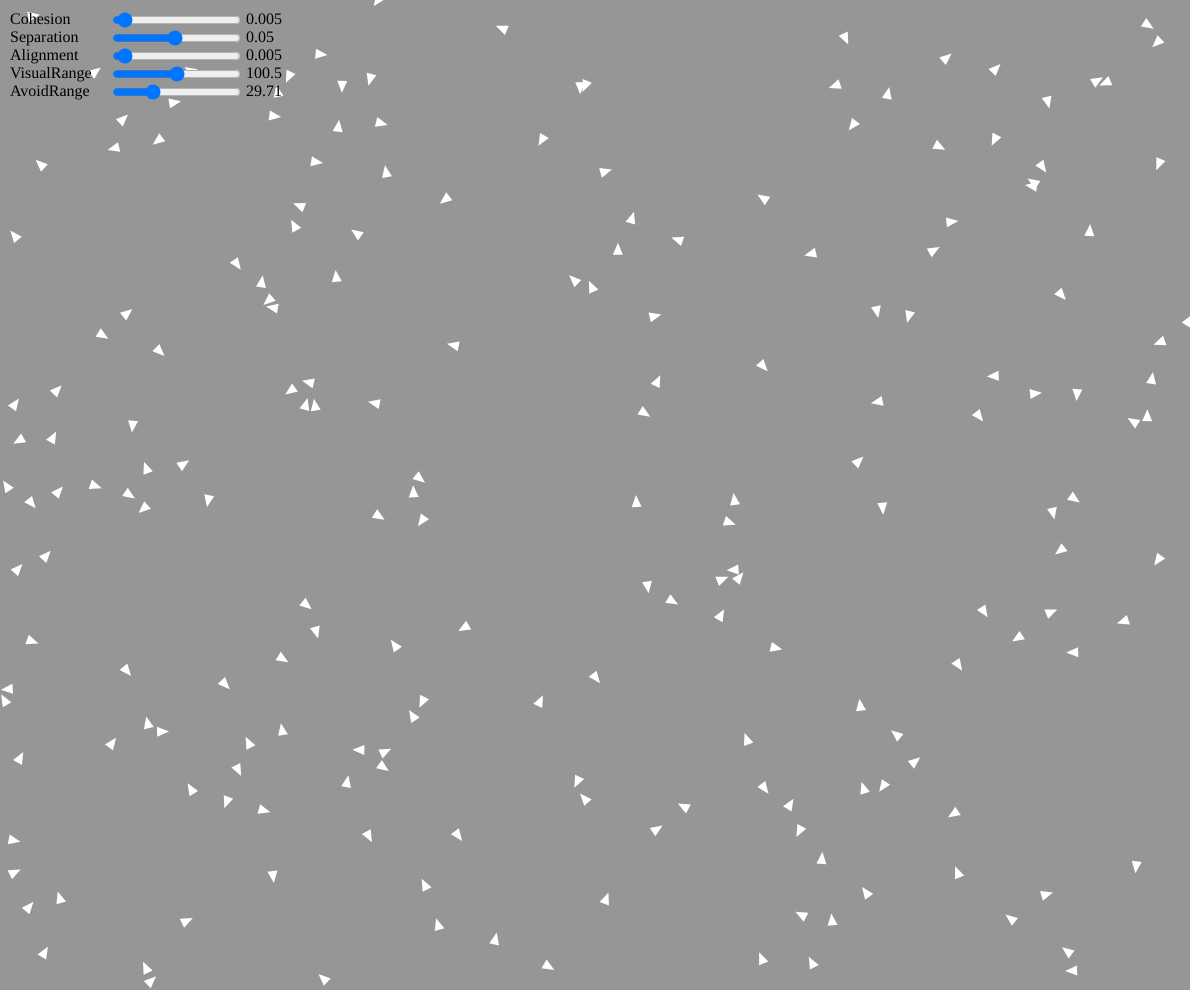
Frame 1 (no input)
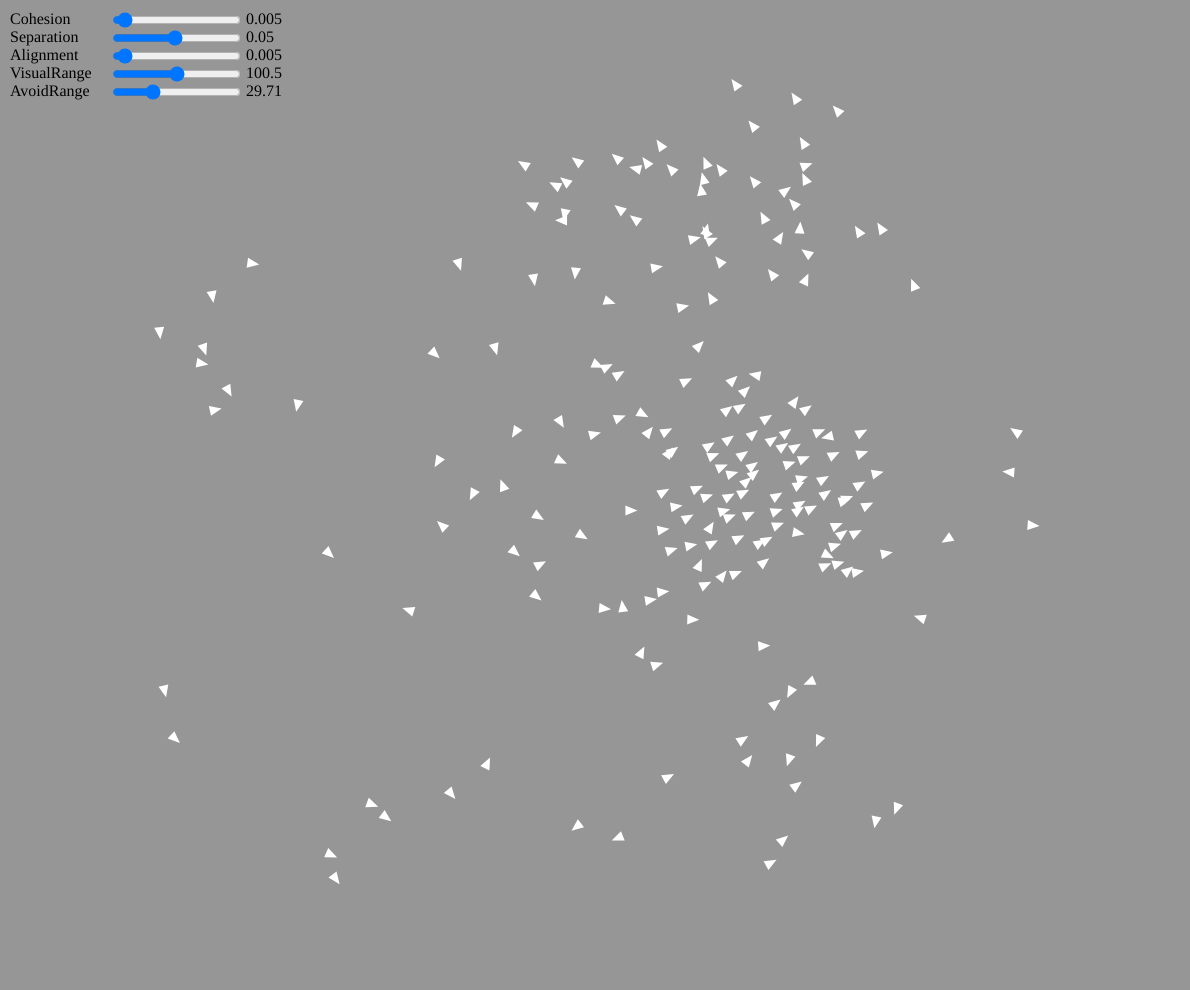
Frame 60 (no input)
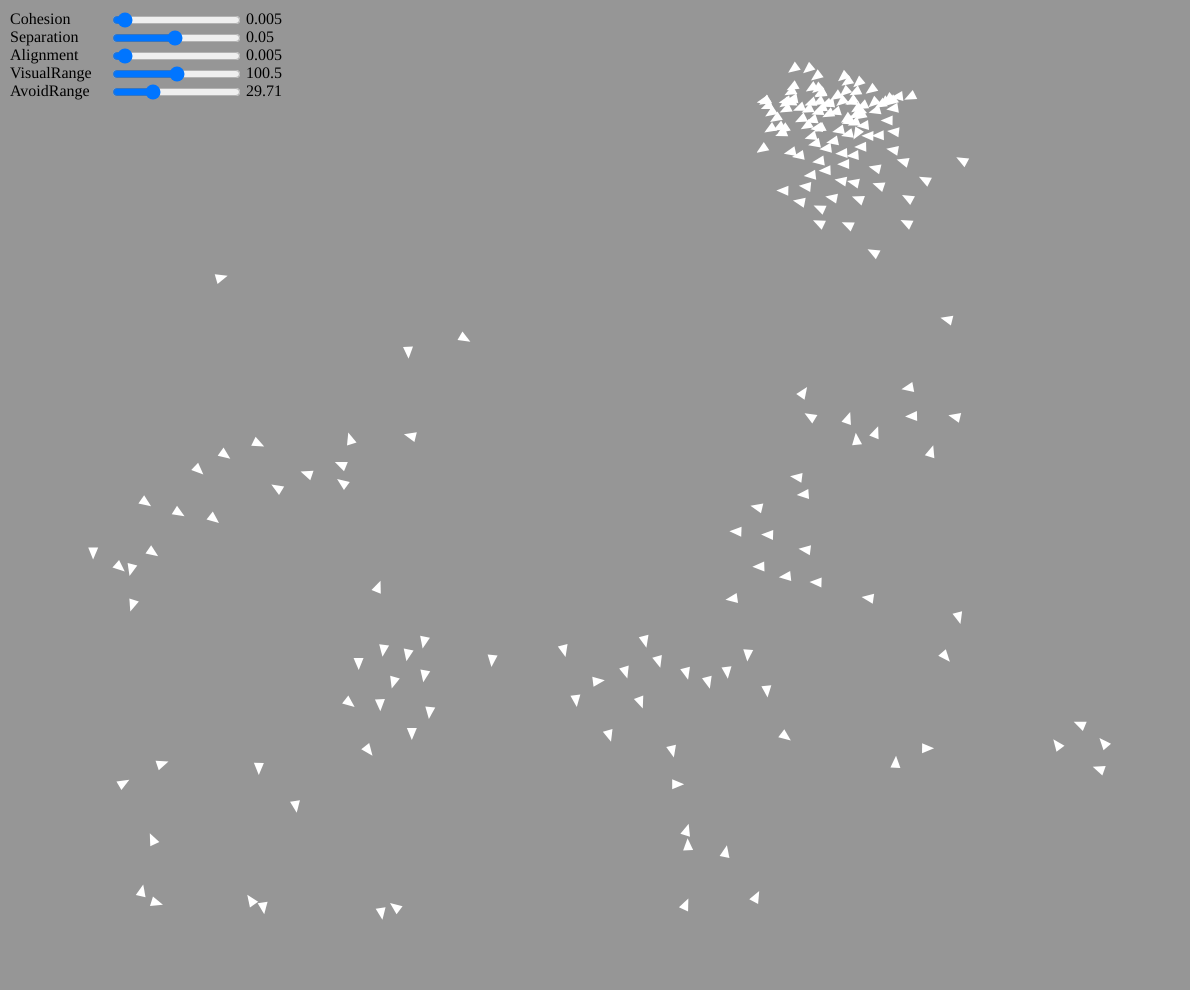
Frame 120 (the mouse pressed at the canvas centre since frame 60)

The p5.js sketch that drew these frames (run headless with seeded random() and noise() and a simulated clock; from frame 60 on, the mouse is pressed at the canvas centre):

// p5.js sketch
// ── sketch.js
const DEBUG = 0;
const NUM_OF_BOIDS = 200;
const FRAME_RATE = 45;

function debug() {
    if (DEBUG) {
        print.apply(null, arguments);
    }
}

class Vec2 {
    constructor(x, y) {
        this.x = x;
        this.y = y;
    }
    add(v) {
        this.x += v.x;
        this.y += v.y;
        return this;
    }
    sub(v) {
        this.x -= v.x;
        this.y -= v.y;
        return this;
    }
    scale(n) {
        this.x *= n;
        this.y *= n;
        return this;
    }
    norm() {
        return Math.sqrt(this.x * this.x + this.y * this.y);
    }
    static sAdd(v1, v2) {
        return new Vec2(v1.x + v2.x, v1.y + v2.y);
    }
    static sSub(v1, v2) {
        return new Vec2(v1.x - v2.x, v1.y - v2.y);
    }
    static distance(v1, v2) {
        return Vec2.sSub(v1, v2).norm();
    }
    static upperLimit(v, limit) {
        var norm = v.norm();
        if (norm > limit) {
            return v.scale( limit / norm );
        }
        return v;
    }
}

class Boid {
    static MaxV = 14;
    static VisualRange = 100;
    static AvoidRange = 40;
    static CohesionFactoor = 0.005;
    static SeparationFactor = 0.05;
    static AlignmentFactor = 0.005;

    constructor(i){
        this.id = i;
        this.pos = new Vec2(Math.random() * width,  Math.random() * height);
        this.vel = new Vec2(Math.random() * Boid.MaxV - Boid.MaxV/2, Math.random() * Boid.MaxV - Boid.MaxV/2) ;
    }

    updatePos() {
        this.pos.x += this.vel.x;
        this.pos.y += this.vel.y;
        if( this.pos.x > width ) {
            this.pos.x = (2 * width) - this.pos.x;
            this.vel.x *= -1;
        }
        else if (this.pos.x < 0) {
            this.pos.x *= -1;
            this.vel.x *= -1;
        }
        if( this.pos.y > height ) {
            this.pos.y = (2 * height) - this.pos.y;
            this.vel.y *= -1;
        }
        else if (this.pos.y < 0) {
            this.pos.y *= -1;
            this.vel.y *= -1;
        }
    }

    update() {
        this.updateVelocity();
        this.updatePos();
    }

    updateVelocity() {
        var numInVisualRange = 0;
        var numInAvoidRange = 0;
        var gravityOfFlocks = new Vec2(0, 0);
        var separationVec = new Vec2(0, 0);
        var alignmentVec = new Vec2(0, 0);

        for (var i = 0; i < NUM_OF_BOIDS; i++) {
            if (i == this.id) {
                continue;
            }
            var distance = Vec2.distance(this.pos, boids[i].pos);
            if ( distance < Boid.VisualRange ){
                // gravity of boids
                gravityOfFlocks.add(boids[i].pos);
                // velocity of flocks
                alignmentVec.add(boids[i].vel);
                numInVisualRange += 1;
            }
            if (distance < Boid.AvoidRange) {
                // separation vector
                var delta = Vec2.sSub(this.pos, boids[i].pos); // 変位
                var normOfDelta = delta.norm();
                var normOfSVec =  - normOfDelta + Boid.AvoidRange; // 近いほど 強く離れる 
                delta.scale(normOfSVec/normOfDelta);
                separationVec.add(delta);
                numInAvoidRange += 1;
            }
        }

        var vForCohesion = new Vec2(0,0);
        var vForAlignment = new Vec2(0,0);
        var vForSeparation = new Vec2(0,0);

        if (numInVisualRange > 0) {
            gravityOfFlocks.scale(1/numInVisualRange);
            vForCohesion = Vec2.sSub(gravityOfFlocks, this.pos);
            vForAlignment = alignmentVec;
        }
        if (numInAvoidRange > 0) {
            vForSeparation = separationVec;
        }
        
        var deltaV = new Vec2(0,0)
            .add(vForCohesion.scale(Boid.CohesionFactoor))
            .add(separationVec.scale(Boid.SeparationFactor))
            .add(alignmentVec.scale(Boid.AlignmentFactor));

        this.vel = Boid.limitV(this.vel.add(deltaV));

        // 壁に近づくとゆっくりになる
        var margin = Boid.VisualRange
        var vx = margin / Math.abs(this.vel.x) / 2;
        var vy = margin / Math.abs(this.vel.y) / 2;
        if (this.pos.x < margin) {
            this.vel.x += 3;
        }
        if (this.pos.x > width - margin) {
            this.vel.x -= 3;
        }
        if (this.pos.y < margin) {
            this.vel.y += 3; 
        }
        if (this.pos.y > height - margin) {
            this.vel.y -= 3;
        }

    } 

    display(showRange) {
        push();
        noStroke();
        translate(this.pos.x, this.pos.y);
        if (showRange) {
            fill(color(255, 0, 0, 100));
            circle(0, 0, Boid.VisualRange*2);
            fill(color(0, 255, 0, 100));
            circle(0, 0, Boid.AvoidRange*2);
        }
        fill(256);
        rotate(Math.atan2(this.vel.y, this.vel.x)+4/PI);
        triangle(-5, 5, 0, -7, 5, 5);
//        circle(0, 0, 10);
        pop();
    }

    static limitV(v) {
        var result =  Vec2.upperLimit(v, Boid.MaxV);
        return result;
    }

}

class SliderWithLabel {
    constructor(posX, posY, text, min, max, initValue) {
        this.min = min;
        this.max = max;
        this.label = createSpan(text);
        this.label.position(posX, posY)
        this.label.style("width", "100px");
        var lSize = this.label.size();
        this.slider = createSlider(0, 100, (initValue-min)/(max-min)*100);
        this.slider.position(posX + lSize.width, posY);
        this.vLabel = createSpan(initValue);
        this.vLabel.position(this.slider.position().x + this.slider.size().width + 5, posY);
    } 

    value() {
        return this.min + (this.max - this.min) * 0.01 * this.slider.value();
    }

    update() {
        var v = this.value();
        this.vLabel.html( Math.round(v * 1000) / 1000);
    }

    bottom() {
        return this.label.position().y + this.label.size().height;
    }

}


var boids = [];
function initBoids() {
    for (var i = 0; i < NUM_OF_BOIDS; i++) {
        boids.push(new Boid(i));
    }
}


var cohesionSlider;
var separationSlider;
var alignmentSlider;;
var avoidRangeSlider;

function setupUI() {
    cohesionSlider = new SliderWithLabel(10, 10, "Cohesion", 0.001, 0.1, 0.005);
    separationSlider = new SliderWithLabel(10, cohesionSlider.bottom(), "Separation", 0.001, 0.1, 0.05);
    alignmentSlider = new SliderWithLabel(10, separationSlider.bottom(), "Alignment", 0.001, 0.1, 0.005);
    visualRangeSlider = new SliderWithLabel(10, alignmentSlider.bottom(), "VisualRange", 1, 200, 100);
    avoidRangeSlider = new SliderWithLabel(10, visualRangeSlider.bottom(), "AvoidRange", 1, 100, 30);
}

function updateUI(){
    cohesionSlider.update();
    separationSlider.update();
    alignmentSlider.update();
    visualRangeSlider.update();
    avoidRangeSlider.update();
}

function updateParameter(){
    Boid.CohesionFactoor = cohesionSlider.value();
    Boid.SeparationFactor = separationSlider.value();
    Boid.AlignmentFactor = alignmentSlider.value();
    Boid.AvoidRange = avoidRangeSlider.value();
    Boid.VisualRange = visualRangeSlider.value();
}

function setup() {
    createCanvas(window.innerWidth-10, window.innerHeight-10);
    setupUI();
    initBoids();
    frameRate(FRAME_RATE);
}

function draw() {
    resizeCanvas(window.innerWidth-10, window.innerHeight-10);
    background(150);
    updateUI();
    updateParameter();
    for (var i = 0; i < NUM_OF_BOIDS; i++) {
        boids[i].update();
        boids[i].display( DEBUG && i == 0);
    }
//    noLoop();
}
